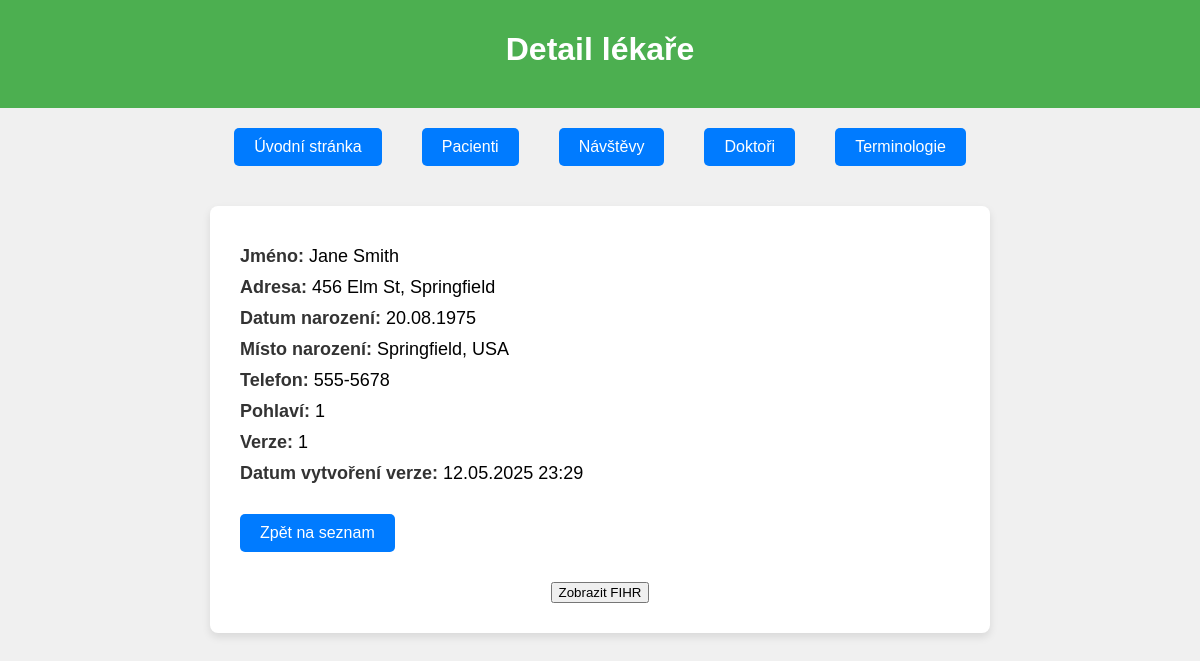
The page /doctor/2 on the database its author committed.
### models.py (models this page shows)
class Doctor(db.Model):
    __tablename__ = 'Doctor'
    idDoctor = db.Column(db.Integer, primary_key=True)
    FirstName = db.Column(db.String)
    Surname = db.Column(db.String)
    Address = db.Column(db.String)
    DateOfBirth = db.Column(db.DateTime)
    PlaceOfBirth = db.Column(db.String)
    PhoneNumber = db.Column(db.String)
    Gender = db.Column(db.String)
    Version = db.Column(db.Integer)
    DateOfVersionCreation = db.Column(db.DateTime)

### routes/doctor_routes.py (the view)
@doctor_routes.route("/doctor/<int:doctor_id>")
def doctor_detail(doctor_id):
    doctor = Doctor.query.get_or_404(doctor_id)
    fihr_doctor = doctor_to_fhir(doctor)
    return render_template("doctor_detail.html", doctor=doctor, fihr_doctor=fihr_doctor)

### generete_fihr.py (called while the page is built)
def doctor_to_fhir(doctor):
    return {
        "resourceType": "Practitioner",
        "id": str(doctor.idDoctor),
        "name": [{
            "family": doctor.Surname,
            "given": [doctor.FirstName]
        }],
        "gender": "male" if doctor.Gender.lower() == "muž" else "female",
        "birthDate": doctor.DateOfBirth.strftime('%Y-%m-%d'),
        "address": [{
            "text": doctor.Address
        }],
        "telecom": [{
            "system": "phone",
            "value": doctor.PhoneNumber
        }]
    }

### templates/doctor_detail.html (shortened to what this page needs)
<!DOCTYPE html>
<html lang="cs">
<head>
</head>
<body>
  <header>
    <h1>Detail lékaře</h1>
  </header>
  <nav>
    <a href="{{ url_for('basic_routes.index') }}">Úvodní stránka</a>
    <a href="{{ url_for('patient_routes.show_patients_page') }}">Pacienti</a>
    <a href="{{ url_for('encounter_routes.encounter') }}">Návštěvy</a>
    <a href="{{ url_for('doctor_routes.show_doctors') }}">Doktoři</a>
    <a href="{{ url_for('basic_routes.show_terminology') }}">Terminologie</a>
  </nav>
  <div class="container">
    <p><strong>Jméno:</strong> {{ doctor.FirstName }} {{ doctor.Surname }}</p>
    <p><strong>Adresa:</strong> {{ doctor.Address }}</p>
    <p><strong>Datum narození:</strong> {{ doctor.DateOfBirth.strftime('%d.%m.%Y') }}</p>
    <p><strong>Místo narození:</strong> {{ doctor.PlaceOfBirth }}</p>
    <p><strong>Telefon:</strong> {{ doctor.PhoneNumber }}</p>
    <p><strong>Pohlaví:</strong> {{ doctor.Gender }}</p>
    <p><strong>Verze:</strong> {{ doctor.Version }}</p>
    <p><strong>Datum vytvoření verze:</strong> {{ doctor.DateOfVersionCreation.strftime('%d.%m.%Y %H:%M') }}</p>
    <a href="{{ url_for('doctor_routes.show_doctors') }}" class="btn">Zpět na seznam</a>
            <div style="text-align: center; margin-top: 30px;">
                <button onclick="document.getElementById('fihr-data').style.display = 'block'">Zobrazit FIHR</button>
            </div>
  </div>
</body>
</html>

### templates/doctor_detail.html (style rules this page uses)
body { font-family: Arial, sans-serif; background-color: #f0f0f0; margin: 0; padding: 0; }
header { background-color: #4CAF50; color: white; padding: 10px 0; text-align: center; }
.container { width: 60%; margin: 40px auto; background-color: white; padding: 30px; border-radius: 8px; box-shadow: 0 4px 8px rgba(0, 0, 0, 0.1); }
h1 { text-align: center; margin-bottom: 30px; }
p { font-size: 18px; margin: 10px 0; }
strong { color: #333; }
.btn { display: inline-block; margin-top: 20px; padding: 10px 20px; background-color: #007BFF; color: white; text-decoration: none; border-radius: 5px; transition: background-color 0.3s; }
nav { display: flex; justify-content: center; margin-top: 20px; }
nav a { margin: 0 20px; padding: 10px 20px; background-color: #007BFF; color: white; text-decoration: none; border-radius: 5px; transition: background-color 0.3s; }

### rows shown on the page
Doctor: FirstName "Jane", Surname "Smith", Address "456 Elm St, Springfield", DateOfBirth "20.08.1975", PlaceOfBirth "Springfield, USA", PhoneNumber "555-5678", Gender "1", Version "1", DateOfVersionCreation "12.05.2025 23:29"
